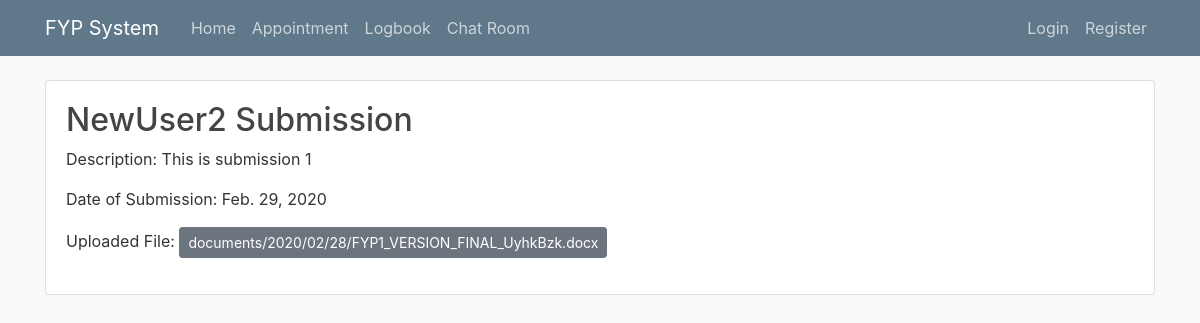
Page /logbook/submission/1/ on the committed database.
### logbook/models.py (models this page shows, shortened)
class Log(models.Model):
    logbook=models.ForeignKey(LogBook,on_delete=models.CASCADE)
    body=models.TextField(max_length=1000,null=True,blank=True)
    student = models.ForeignKey(User, on_delete=models.CASCADE)
    submission_date = models.DateField()
    comments = models.TextField(u'Textual Notes', help_text=u'Textual Notes', blank=True, null=True)
    submission_file = models.FileField(upload_to='documents/%Y/%m/%d',null=True,blank=True)

### logbook/views.py (the view)
# urls.py: path('submission/<int:pk>/', views.LogDetailView.as_view(),name='log-submission'),
class LogDetailView(DetailView):
    model = Log

### logbook/templates/logbook/log_detail.html (shortened to what this page needs)
{% extends "announcement/base.html"%}
{% block content %}
<div class="row">
	<div class="col-md">
		<div class="card card-body">
			<h2 class="article-title">{{ log.student }} Submission</h2>
            <p>Description: {{log.body}}</p>
            <p>Date of Submission: {{log.submission_date}}</p>
            {% if log.submission_file %}
            <p>Uploaded File:
              <a href="{{ object.submission_file.url }}" class="btn btn-secondary btn-sm" target="_blank">
                  {{log.submission_file}} </a>
              </p>
			{% endif %}
		</div>
	</div>
</div>
{% endblock content %}

### Announcement/static/announcement/main.css (style rules this page uses)
body { background: #fafafa; color: #333333; margin-top: 5rem; }
h1, h2, h3, h4, h5, h6 { color: #444444; }
.article-title { color: #444444; }

### rows in the picture
Log: student "NewUser2", body "This is submission 1", submission_date "Feb. 29, 2020", submission_file "documents/2020/02/28/FYP1_VERSION_FINAL_UyhkBzk.docx"
